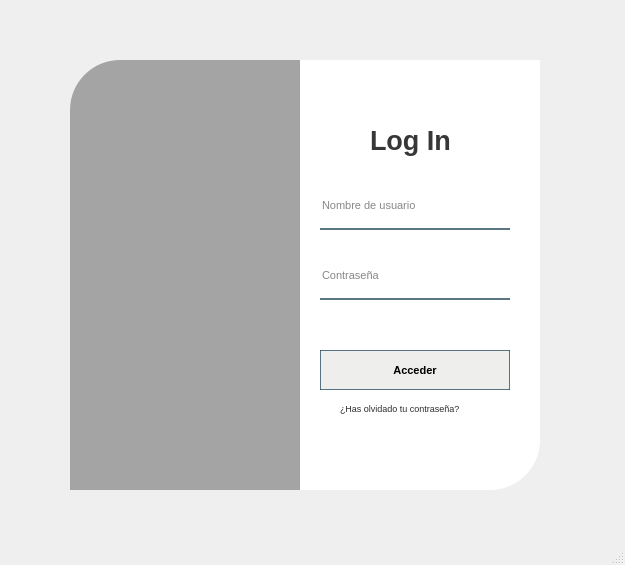
<?xml version="1.0" encoding="UTF-8"?>
<ui version="4.0">
 <class>MainWindow</class>
 <widget class="QMainWindow" name="MainWindow">
  <property name="geometry">
   <rect>
    <x>0</x>
    <y>0</y>
    <width>625</width>
    <height>565</height>
   </rect>
  </property>
  <property name="windowTitle">
   <string>MainWindow</string>
  </property>
  <widget class="QWidget" name="centralwidget">
   <widget class="QWidget" name="widget" native="true">
    <property name="geometry">
     <rect>
      <x>30</x>
      <y>30</y>
      <width>550</width>
      <height>500</height>
     </rect>
    </property>
    <property name="styleSheet">
     <string notr="true">QPushButton#pushButton:pressed{
	padding-left:5px;
	padding-top:5px;
	background-color:rgba(150,123,111,255);
}

QPushButton#pushButton_2:pressed{
	padding-left:5px;
	padding-top:5px;
	background-color:rgba(91,88,53,255);
}
</string>
    </property>
    <widget class="QLabel" name="label">
     <property name="geometry">
      <rect>
       <x>40</x>
       <y>30</y>
       <width>280</width>
       <height>430</height>
      </rect>
     </property>
     <property name="styleSheet">
      <string notr="true">border-image: url(:/images/5.jpg);
border-image: url(:/images/background-login.jpg);
border-top-left-radius:50px;</string>
     </property>
     <property name="text">
      <string/>
     </property>
    </widget>
    <widget class="QLabel" name="label_2">
     <property name="geometry">
      <rect>
       <x>40</x>
       <y>30</y>
       <width>280</width>
       <height>430</height>
      </rect>
     </property>
     <property name="styleSheet">
      <string notr="true">background-color:rgba(0,0,0,80);
border-top-left-radius:50px;</string>
     </property>
     <property name="text">
      <string/>
     </property>
    </widget>
    <widget class="QLabel" name="label_3">
     <property name="geometry">
      <rect>
       <x>270</x>
       <y>30</y>
       <width>240</width>
       <height>430</height>
      </rect>
     </property>
     <property name="styleSheet">
      <string notr="true">background-color:rgba(255,255,255,255);
border-bottom-right-radius: 50px;
</string>
     </property>
     <property name="text">
      <string/>
     </property>
    </widget>
    <widget class="QLabel" name="label_4">
     <property name="geometry">
      <rect>
       <x>340</x>
       <y>80</y>
       <width>131</width>
       <height>61</height>
      </rect>
     </property>
     <property name="font">
      <font>
       <pointsize>20</pointsize>
       <weight>75</weight>
       <bold>true</bold>
      </font>
     </property>
     <property name="styleSheet">
      <string notr="true">color:rgba(0,0,0,200);</string>
     </property>
     <property name="text">
      <string>Log In</string>
     </property>
    </widget>
    <widget class="QLineEdit" name="lineEdit">
     <property name="geometry">
      <rect>
       <x>290</x>
       <y>160</y>
       <width>190</width>
       <height>40</height>
      </rect>
     </property>
     <property name="font">
      <font>
       <pointsize>8</pointsize>
      </font>
     </property>
     <property name="styleSheet">
      <string notr="true">background-color:rgba(0,0,0,0);
border:none;
border-bottom:2px solid rgba(46,82,101,200);
color:rgba(0,0,0,240);
padding-bottom:7px;</string>
     </property>
     <property name="placeholderText">
      <string>Nombre de usuario</string>
     </property>
    </widget>
    <widget class="QLineEdit" name="lineEdit_2">
     <property name="geometry">
      <rect>
       <x>290</x>
       <y>230</y>
       <width>190</width>
       <height>40</height>
      </rect>
     </property>
     <property name="font">
      <font>
       <pointsize>8</pointsize>
      </font>
     </property>
     <property name="styleSheet">
      <string notr="true">background-color:rgba(0,0,0,0);
border:none;
border-bottom:2px solid rgba(46,82,101,200);
color:rgba(0,0,0,240);
padding-bottom:7px;</string>
     </property>
     <property name="echoMode">
      <enum>QLineEdit::Password</enum>
     </property>
     <property name="placeholderText">
      <string>Contraseña</string>
     </property>
    </widget>
    <widget class="QPushButton" name="BotonAcceder">
     <property name="geometry">
      <rect>
       <x>290</x>
       <y>320</y>
       <width>190</width>
       <height>40</height>
      </rect>
     </property>
     <property name="font">
      <font>
       <pointsize>8</pointsize>
       <weight>75</weight>
       <bold>true</bold>
      </font>
     </property>
     <property name="styleSheet">
      <string notr="true">background-color:   rgba(233,233,232,200);
border-style:solid;
border-width: 1px;
border-color:  rgba(46,82,101,200);</string>
     </property>
     <property name="text">
      <string>Acceder</string>
     </property>
    </widget>
    <widget class="QLabel" name="label_5">
     <property name="geometry">
      <rect>
       <x>310</x>
       <y>370</y>
       <width>181</width>
       <height>16</height>
      </rect>
     </property>
     <property name="font">
      <font>
       <pointsize>7</pointsize>
      </font>
     </property>
     <property name="styleSheet">
      <string notr="true">color:rgba(0,0,0,210);</string>
     </property>
     <property name="text">
      <string>¿Has olvidado tu contraseña?</string>
     </property>
    </widget>
   </widget>
  </widget>
  <widget class="QStatusBar" name="statusbar"/>
 </widget>
 <resources>
  <include location="res-login.qrc"/>
 </resources>
 <connections/>
</ui>
